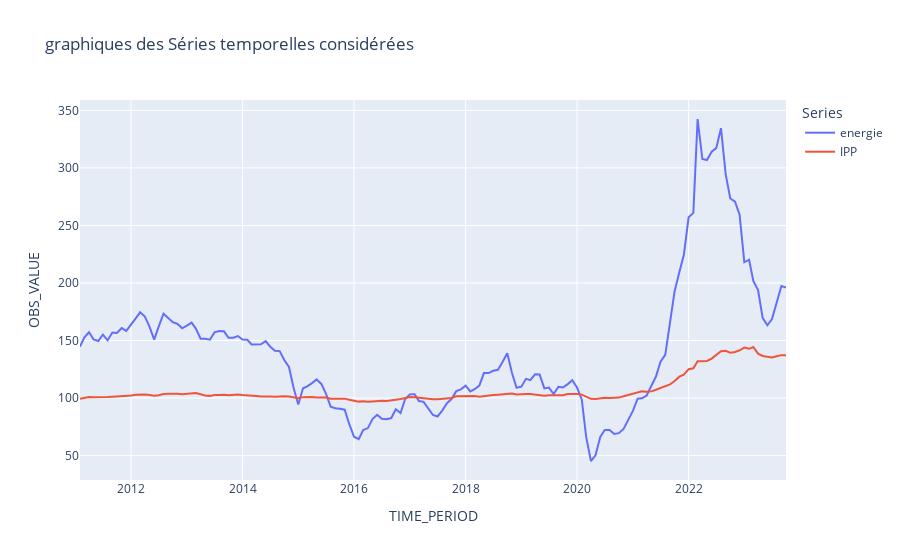

The notebook cell saved with this chart:
### Code cell
## Poursuite du code et reprise des analyses
data = pd.merge(energie_prix_import,IPP_tot, on='TIME_PERIOD', how="inner")
##Test de co-intégration
from statsmodels.tsa.stattools import coint
test_coint = coint(data['OBS_VALUE_x'],data['OBS_VALUE_y'])
print("p-valeur du test de co-intégration : ", test_coint[1])
##On ne peut donc pas rejeter l'hypothèse nulle de non co-intégration, de ce fait on ne pourra pas trouver une relation de long terme pour le modèle ECM
##On pouvait déjà avoir une idée de l'existence ou non d'une relation de co-intégration avec des graphiques
import plotly.express as px
energie_prix_import["Series"]="energie"
IPP_tot["Series"]="IPP"
data_plot = pd.concat([energie_prix_import,IPP_tot])
data_plot = data_plot[data_plot.index>"2011-01-31"]
fig = px.line(data_plot, x=data_plot.index, y='OBS_VALUE', color='Series', title = "graphiques des Séries temporelles considérées", hover_data={'OBS_VALUE':':.2f'})
fig.show()

### Figure 1 — Plotly figure (JSON) as saved in the notebook; plotly's stock layout.template omitted (floating-point values rounded to 4 significant figures; data arrays with more than 128 entries replaced by an {"elided": "..."} marker saying what was removed)
{"data": [{"hovertemplate": "Series=energie<br>TIME_PERIOD=%{x}<br>OBS_VALUE=%{y:.2f}<extra></extra>", "legendgroup": "energie", "line": {"color": "#636efa", "dash": "solid"}, "marker": {"symbol": "circle"}, "mode": "lines", "name": "energie", "orientation": "v", "showlegend": true, "type": "scatter", "x": {"elided": "153 str values"}, "xaxis": "x", "y": {"elided": "153 float values"}, "yaxis": "y"}, {"hovertemplate": "Series=IPP<br>TIME_PERIOD=%{x}<br>OBS_VALUE=%{y:.2f}<extra></extra>", "legendgroup": "IPP", "line": {"color": "#EF553B", "dash": "solid"}, "marker": {"symbol": "circle"}, "mode": "lines", "name": "IPP", "orientation": "v", "showlegend": true, "type": "scatter", "x": {"elided": "153 str values"}, "xaxis": "x", "y": {"elided": "153 float values"}, "yaxis": "y"}], "layout": {"autosize": true, "legend": {"title": {"text": "Series"}, "tracegroupgap": 0}, "title": {"text": "graphiques des Séries temporelles considérées"}, "xaxis": {"anchor": "y", "autorange": true, "domain": [0, 1], "range": ["2011-02-01", "2023-10-01"], "title": {"text": "TIME_PERIOD"}, "type": "date"}, "yaxis": {"anchor": "x", "autorange": true, "domain": [0, 1], "range": [28.79, 359.0], "title": {"text": "OBS_VALUE"}, "type": "linear"}}}
